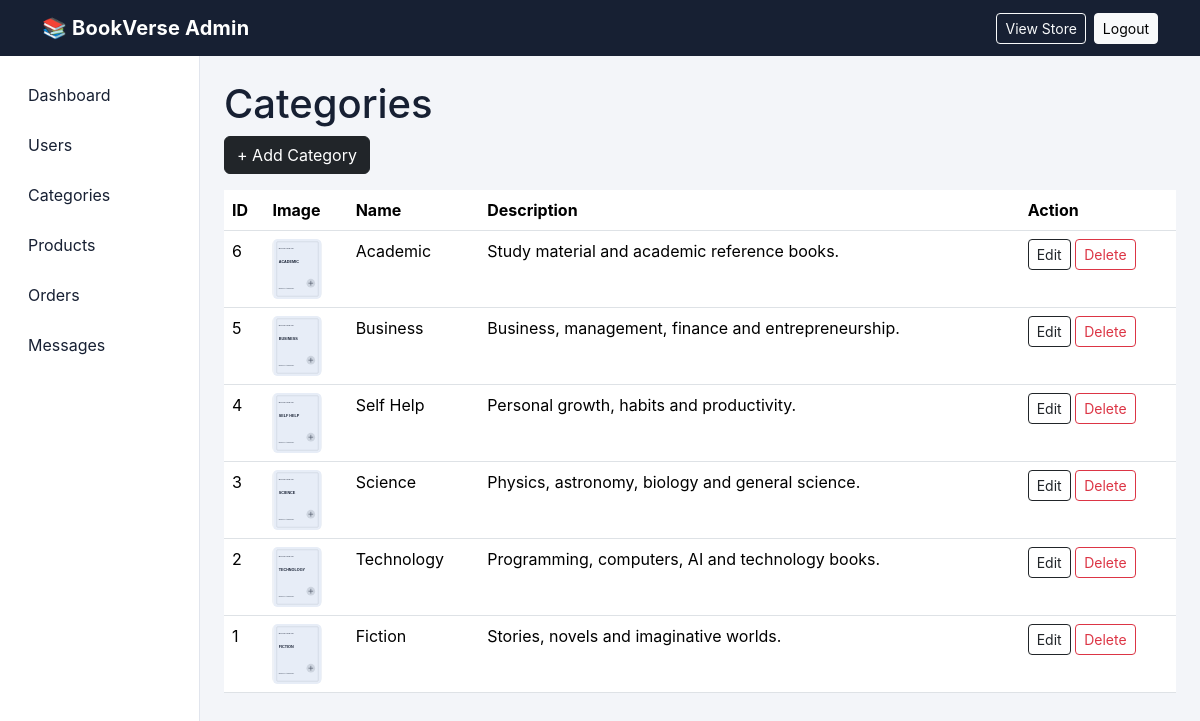
The app's page /admin/categories.php (signed in) with its own data.
### tables this page shows
CREATE TABLE categories (
    id INT AUTO_INCREMENT PRIMARY KEY,
    name VARCHAR(100) NOT NULL,
    image VARCHAR(255) DEFAULT NULL,
    description TEXT,
    status TINYINT(1) NOT NULL DEFAULT 1,
    created_at TIMESTAMP DEFAULT CURRENT_TIMESTAMP
);

### functions.php (called while the page is built, shortened)
<?php
function e($value) {
    return htmlspecialchars((string)$value, ENT_QUOTES, 'UTF-8');
}

### admin/categories.php (the view, shortened to what this page needs)
<?php
require_once '../functions.php';requireAdmin();$pageTitle='Categories';
$action=$_GET['action']??'';$id=(int)($_GET['id']??0);
$edit=null;if($action==='edit'&&$id){$s=$pdo->prepare("SELECT * FROM categories WHERE id=?");$s->execute([$id]);$edit=$s->fetch();}
$rows=$pdo->query("SELECT * FROM categories ORDER BY id DESC")->fetchAll();require 'header.php';
?>
<h1>Categories</h1>
<?php if($action==='add'||$edit):?><div class="form-card mb-4"><h4><?= $edit?'Edit':'Add' ?> Category</h4><form method="post" class="row g-3"><input type="hidden" name="id" value="<?=$edit['id']??0?>"><div class="col-md-6"><label class="form-label">Category Name</label><input class="form-control" name="name" value="<?=e($edit['name']??'')?>" required></div><div class="col-md-6"><label class="form-label">Category Image Path</label><input class="form-control" name="image" value="<?=e($edit['image']??'assets/images/category-fiction.svg')?>" required></div><div class="col-12"><label class="form-label">Description</label><textarea class="form-control" name="description"><?=e($edit['description']??'')?></textarea></div><div><button class="btn btn-dark">Save Category</button> <a href="categories.php" class="btn btn-outline-dark">Cancel</a></div></form></div><?php else:?><a href="?action=add" class="btn btn-dark mb-3">+ Add Category</a><?php endif;?>
<div class="table-responsive"><table class="table bg-white"><thead><tr><th>ID</th><th>Image</th><th>Name</th><th>Description</th><th>Action</th></tr></thead><tbody><?php foreach($rows as $r):?><tr><td><?=$r['id']?></td><td><img class="admin-thumb" src="../<?=e($r['image'])?>"></td><td><?=e($r['name'])?></td><td><?=e($r['description'])?></td><td><a class="btn btn-sm btn-outline-dark" href="?action=edit&id=<?=$r['id']?>">Edit</a> <a class="btn btn-sm btn-outline-danger" href="?action=delete&id=<?=$r['id']?>" onclick="return confirm('Delete category?')">Delete</a></td></tr><?php endforeach;?></tbody></table></div>
<?php require 'footer.php';?>

### assets/css/style.css (style rules this page uses)
:root { --ink:#172033;--muted:#667085;--paper:#f7f8fb;--card:#fff;--accent:#253a63 }
body { background:var(--paper);color:var(--ink);font-family:Inter,system-ui,-apple-system,Segoe UI,Roboto,Arial,sans-serif }
.admin-body { background:#f3f5f9 }
.admin-thumb { width:50px;height:60px;object-fit:contain;background:#eef1f6;border-radius:6px }

### records on screen
categories: id "6", image (picture), name "Academic", description "Study material and academic reference books."
categories: id "5", image (picture), name "Business", description "Business, management, finance and entrepreneurship."
categories: id "4", image (picture), name "Self Help", description "Personal growth, habits and productivity."
categories: id "3", image (picture), name "Science", description "Physics, astronomy, biology and general science."
categories: id "2", image (picture), name "Technology", description "Programming, computers, AI and technology books."
categories: id "1", image (picture), name "Fiction", description "Stories, novels and imaginative worlds."
